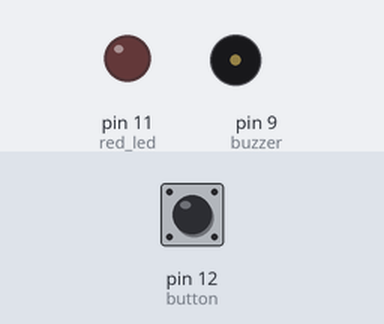
Bench run of a sketch on a simulated Arduino Uno, built with avr-gcc and run on an emulated ATmega328P. On the bench: output pins drawn as LEDs (lit = HIGH), buzzer (waves = sounding, pin HIGH). The test bench sets the inputs (shaded band); at power-on: pin 12 (button) LOW.

Above: at 1.2 s.
1.3 s: pin 12 (button) pulled HIGH for 1 s
At 3.4 s:
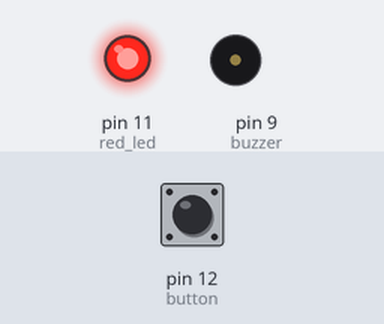
3.8 s: pin 12 (button) pulled HIGH for 0.15 s
At 4.7 s:
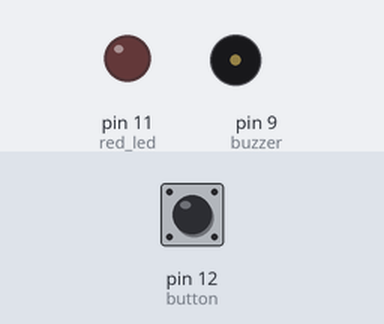
5.4 s: pin 12 (button) pulled HIGH for 3.2 s
At 8.7 s:
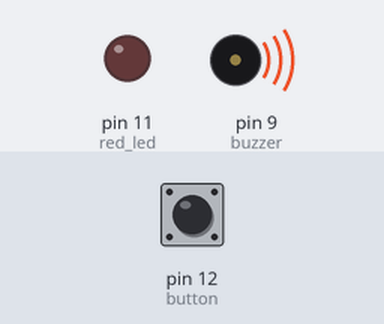
Timing chart, 0 to 10.2 s (numbered marks = the images above; inputs shaded):
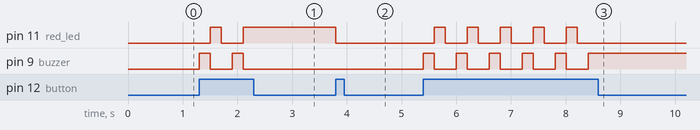

The sketch:

multi-state-alarm.ino
```cpp
// Wiring code generated from an ArduinoML model
// Application name: MultiStateAlarm

void setup(){
  pinMode(11, OUTPUT); // red_led [Actuator]
  pinMode(9, OUTPUT); // buzzer [Actuator]
  pinMode(12, INPUT);  // button [Sensor]
}

long time = 0; long debounce = 200;

void state_off() {
  digitalWrite(11,LOW);
  digitalWrite(9,LOW);
  boolean guard = millis() - time > debounce;
  if( ( digitalRead(12) == HIGH ) && guard ) {
    time = millis();
    state_on_buzzer();
  } else {
    state_off();
  }
}

void state_on_buzzer() {
  digitalWrite(9,HIGH);
  boolean guard = millis() - time > debounce;
  if( ( digitalRead(12) == HIGH ) && guard ) {
    time = millis();
    state_on_led();
  } else {
    state_on_buzzer();
  }
}

void state_on_led() {
  digitalWrite(9,LOW);
  digitalWrite(11,HIGH);
  boolean guard = millis() - time > debounce;
  if( ( digitalRead(12) == HIGH ) && guard ) {
    time = millis();
    state_off();
  } else {
    state_on_led();
  }
}

void loop() {
  state_off();
}
```

Measured:
- after the input at 1.3 s, pin 11 (red_led): LOW → HIGH after 0.20 s, → LOW 0.20 s later, → HIGH 0.40 s later; pin 9 (buzzer): alternates HIGH for 0.20 s and LOW for 0.40 s, 4 changes in all, then stays LOW, starting at once
- after the input at 3.8 s, pin 11 (red_led): HIGH → LOW at once
- after the input at 5.4 s, pin 11 (red_led): alternates HIGH for 0.20 s and LOW for 0.40 s, 10 changes in all, then stays LOW, starting after 0.20 s; pin 9 (buzzer): alternates HIGH for 0.20 s and LOW for 0.40 s, 11 changes in all, then stays HIGH, starting at once
